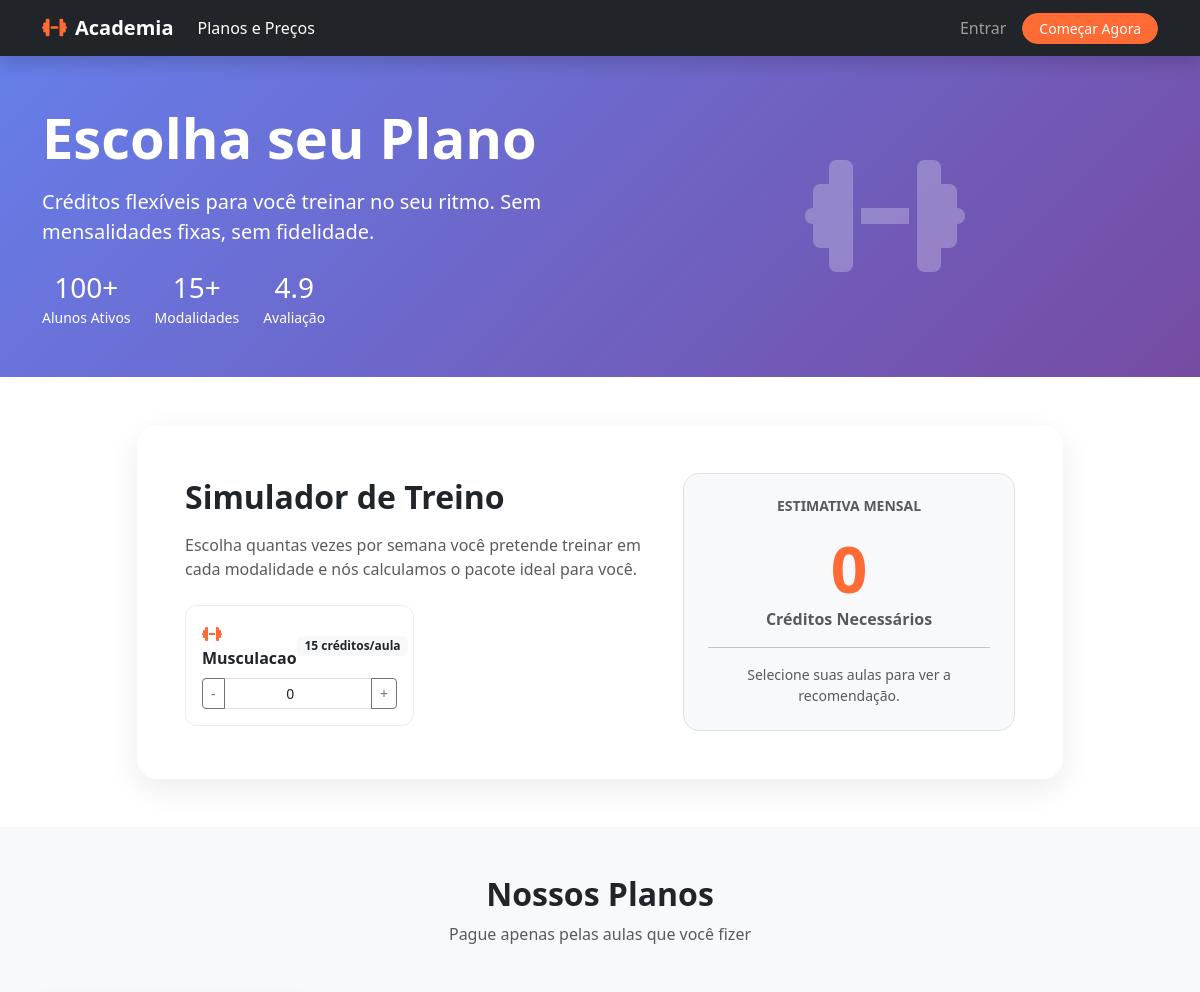
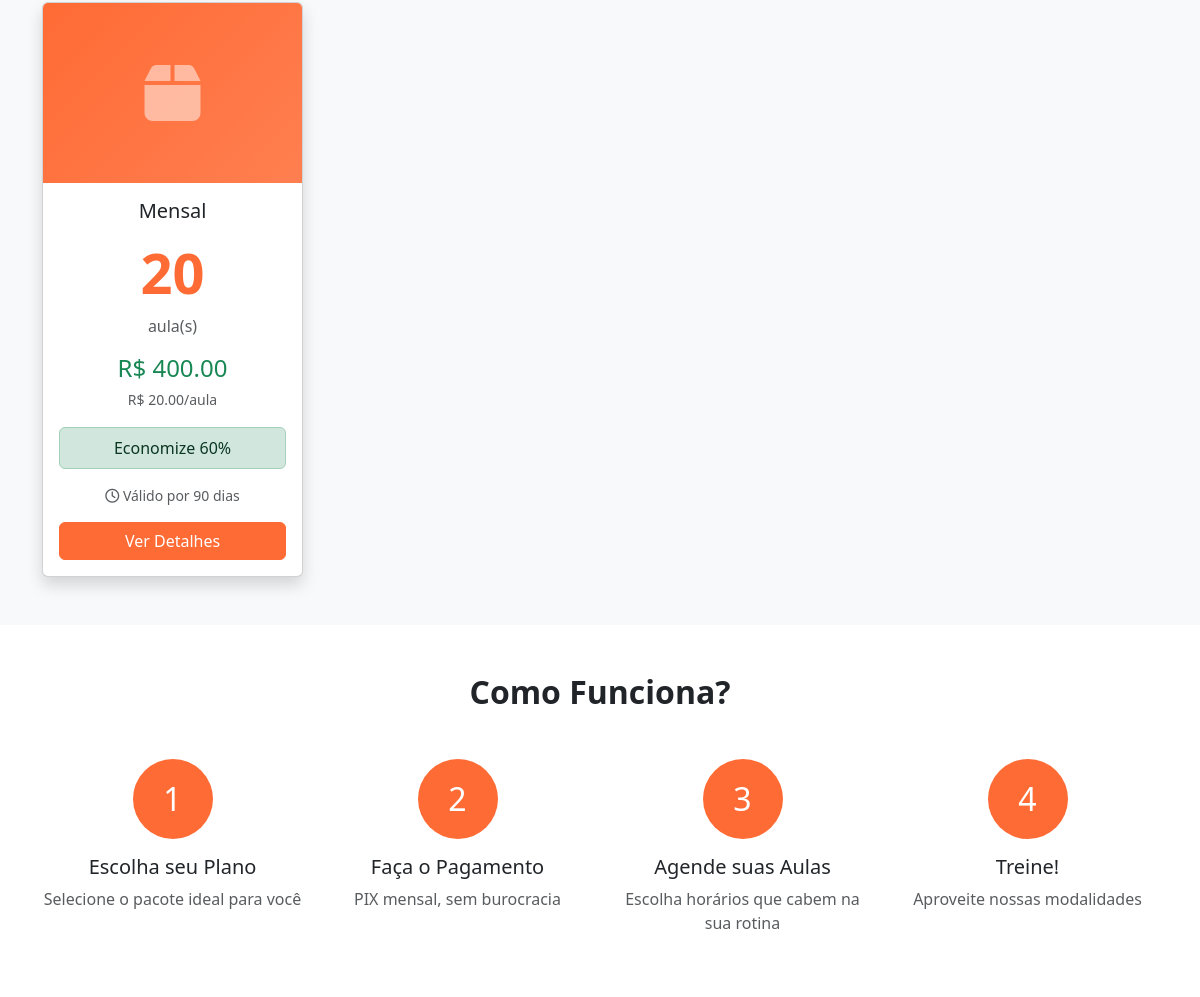
Page /shop/ (upper part) on the earlier database version (2 pictures, top to bottom).
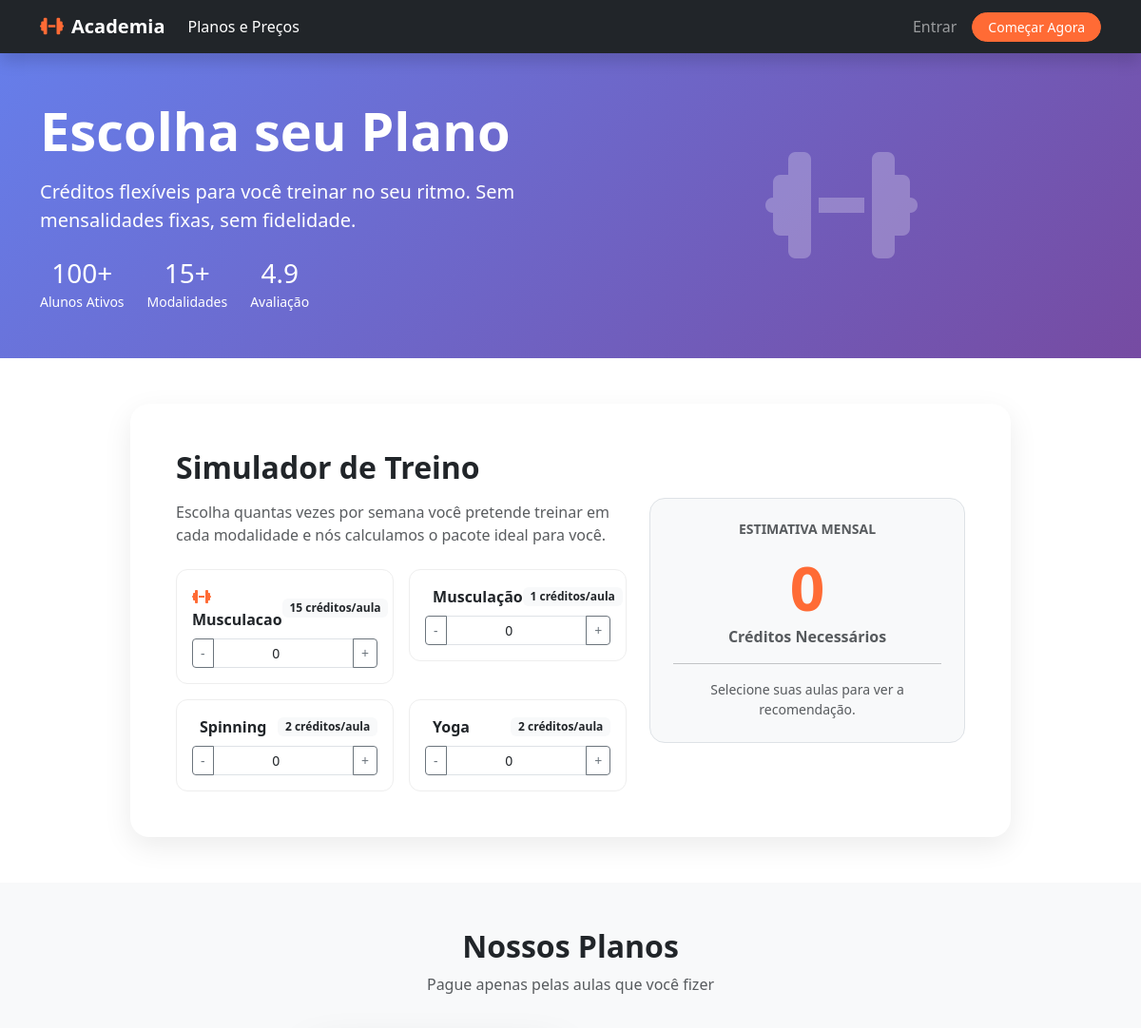
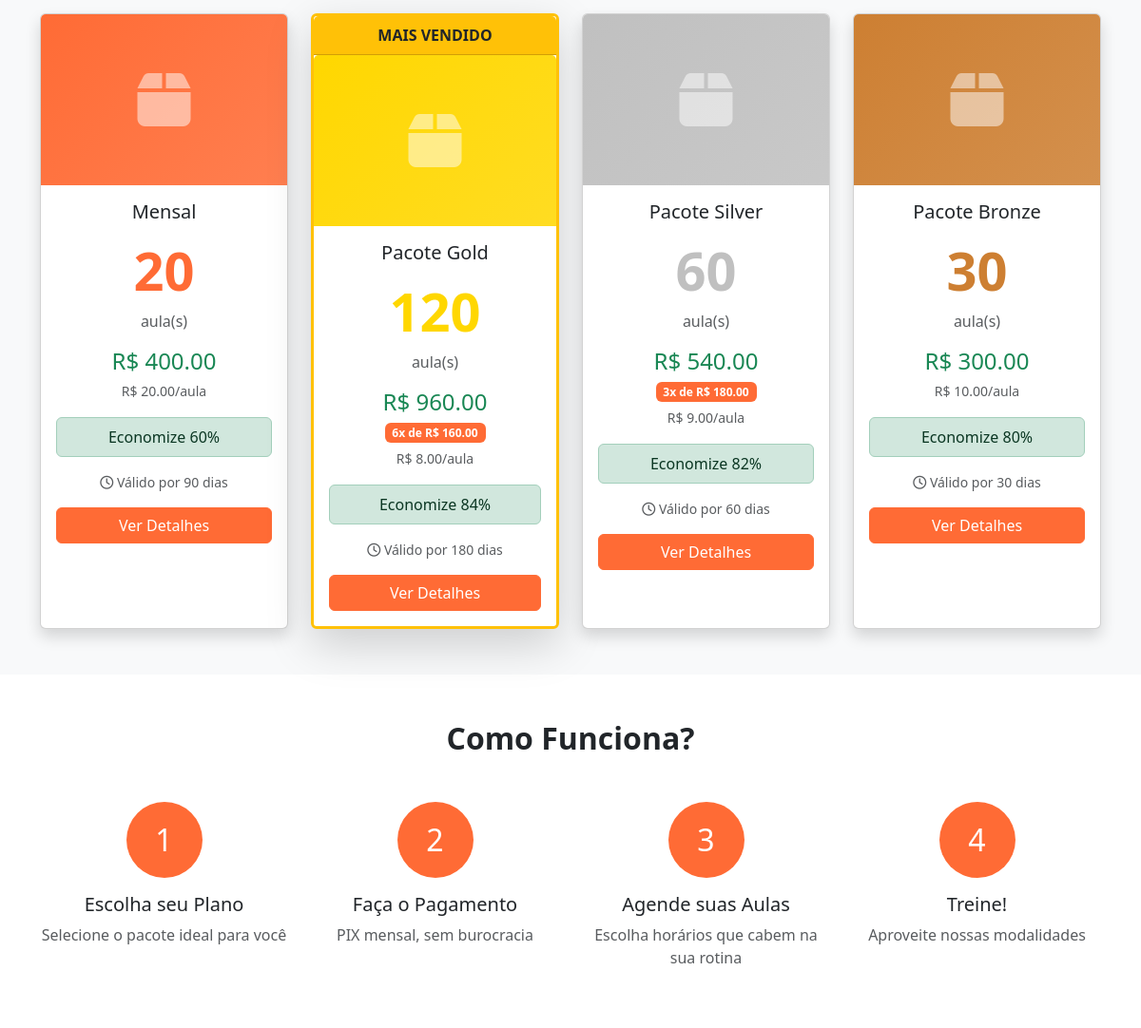
Same page on the later database version (2 pictures, top to bottom).
### app/models/modality.py (models this page shows, shortened)
class Modality(db.Model):
    __tablename__ = 'modalities'
    id = db.Column(db.Integer, primary_key=True)
    name = db.Column(db.String(100), nullable=False)
    description = db.Column(db.Text)
    color = db.Column(db.String(7), default='#FF6B35')
    icon = db.Column(db.String(50))  # Emoji ou FontAwesome
    is_active = db.Column(db.Boolean, default=True)
    credits_cost = db.Column(db.Integer, default=1, nullable=False)
    created_at = db.Column(db.DateTime, default=datetime.utcnow)
    updated_at = db.Column(db.DateTime, default=datetime.utcnow, onupdate=datetime.utcnow)
    schedules = db.relationship('ClassSchedule', backref='modality', lazy=True)

### app/models/package.py (models this page shows, shortened)
class Package(db.Model):
    __tablename__ = 'packages'
    id = db.Column(db.Integer, primary_key=True)
    name = db.Column(db.String(100), nullable=False)
    description = db.Column(db.Text)
    credits = db.Column(db.Integer, nullable=False)
    price = db.Column(db.Numeric(10, 2), nullable=False)
    installments = db.Column(db.Integer, default=1)  # Quantas parcelas
    installment_price = db.Column(db.Numeric(10, 2))  # Preco por parcela
    validity_days = db.Column(db.Integer, nullable=False)  # Ex: 90 dias
    photo_url = db.Column(db.String(255))
    color = db.Column(db.String(7), default='#FF6B35')
    is_featured = db.Column(db.Boolean, default=False)  # Destaque
    display_order = db.Column(db.Integer, default=0)
    extra_benefits = db.Column(db.JSON)  # Ex: ["Toalha gratis", "Garrafinha"]
    is_recurring = db.Column(db.Boolean, default=False)  # Se é pacote recorrente
    recurring_interval_days = db.Column(db.Integer, default=30)  # Intervalo entre cobranças
    welcome_xp_bonus = db.Column(db.Integer, default=0)  # Bônus XP na primeira compra
    is_active = db.Column(db.Boolean, default=True)
    created_at = db.Column(db.DateTime, default=datetime.utcnow)
    updated_at = db.Column(db.DateTime, default=datetime.utcnow, onupdate=datetime.utcnow)
    subscriptions = db.relationship('Subscription', backref='package', lazy=True)
    @property
    def price_per_credit(self):
        return float(self.price) / self.credits
    @property
    def discount_percent(self):
        base_price = 50.0
        discount = ((base_price - self.price_per_credit) / base_price) * 100
        return max(0, round(discount))

### app/routes/shop.py (the view)
@shop_bp.route('/')
def packages():
    packages = Package.query.filter_by(is_active=True).order_by(
        Package.display_order,
        Package.id
    ).all()
    modalities = Modality.query.filter_by(is_active=True).order_by(Modality.name).all()
    import json
    packages_json = json.dumps([{
        'id': p.id,
        'name': p.name,
        'credits': p.credits,
        'price': float(p.price)
    } for p in packages])
    return render_template('shop/packages.html', packages=packages, modalities=modalities, packages_json=packages_json)

### app/templates/shop/packages.html (shortened to what the changed rows need)
{% extends "base.html" %}
{% block content %}
<div class="container-fluid p-0">
    <section class="bg-gradient-primary text-white py-5">
        <div class="container">
            <div class="row align-items-center">
                <div class="col-lg-6">
                    <h1 class="display-4 fw-bold mb-3">Escolha seu Plano</h1>
                </div>
            </div>
        </div>
    </section>
    <section class="py-5" id="simulator">
        <div class="container">
            <div class="row justify-content-center">
                <div class="col-lg-10">
                    <div class="card simulator-card p-4 p-md-5">
                        <div class="row align-items-center">
                            <div class="col-md-7">
                                <h2 class="fw-bold mb-3">Simulador de Treino</h2>
                                <div class="row g-3" id="modalityInputs">
                                    {% for modality in modalities %}
                                    <div class="col-sm-6">
                                        <div class="modality-input-card p-3">
                                            <div class="d-flex justify-content-between align-items-center mb-2">
                                                <span class="fw-bold">
                                                    <i class="{{ modality.icon or 'fas fa-dumbbell' }} me-2 modality-icon"
                                                        data-color="{{ modality.color }}"></i>
                                                    {{ modality.name }}
                                                </span>
                                                <span class="badge bg-light text-dark">{{ modality.credits_cost }}
                                                    créditos/aula</span>
                                            </div>
                                            <div class="input-group input-group-sm">
                                                <button class="btn btn-outline-secondary btn-minus" type="button"
                                                    data-modality-id="{{ modality.id }}">-</button>
                                                <input type="number" class="form-control text-center freq-input"
                                                    value="0" min="0" max="7" data-modality-id="{{ modality.id }}"
                                                    data-cost="{{ modality.credits_cost }}" id="freq-{{ modality.id }}">
                                                <button class="btn btn-outline-secondary btn-plus" type="button"
                                                    data-modality-id="{{ modality.id }}">+</button>
                                            </div>
                                        </div>
                                    </div>
                                    {% endfor %}
                                </div>
                            </div>
                        </div>
                    </div>
                </div>
            </div>
        </div>
    </section>
    <section class="py-5 bg-light">
        <div class="container">
            <div class="text-center mb-5">
                <h2 class="fw-bold">Nossos Planos</h2>
            </div>
            {% if packages %}
            <div class="row g-4">
                {% for package in packages %}
                <div class="col-lg-3 col-md-6" id="package-{{ package.id }}">
                    <div
                        class="card h-100 {% if package.is_featured %}border-warning border-3 shadow-lg{% else %}shadow{% endif %} hover-lift">
                        {% if package.is_featured %}
                        <div class="card-header bg-warning text-dark text-center fw-bold py-2">
                            MAIS VENDIDO
                        </div>
                        {% endif %}
                        {% if package.photo_url %}
                        <img src="{{ url_for('static', filename='uploads/packages/' + package.photo_url) }}"
                            class="card-img-top" alt="{{ package.name }}" style="height: 180px; object-fit: cover;">
                        {% else %}
                        <div class="card-img-top d-flex align-items-center justify-content-center package-img-placeholder"
                            data-color="{{ package.color }}" style="height: 180px;">
                            <i class="fas fa-box fa-4x text-white opacity-50"></i>
                        </div>
                        {% endif %}
                        <div class="card-body text-center">
                            <h5 class="card-title mb-3">{{ package.name }}</h5>
                            <div class="display-4 fw-bold mb-2 package-credits" data-color="{{ package.color }}">
                                {{ package.credits }}
                            </div>
                            <p class="text-muted mb-3">aula(s)</p>
                            <div class="mb-3">
                                <h4 class="text-success mb-1">
                                    R$ {{ "%.2f"|format(package.price) }}
                                </h4>
                                {% if package.installments > 1 %}
                                <p class="mb-1">
                                    <span class="badge bg-primary">
                                        {{ package.installments }}x de R$ {{ "%.2f"|format(package.installment_price) }}
                                    </span>
                                </p>
                                {% endif %}
                                <small class="text-muted">
                                    R$ {{ "%.2f"|format(package.price_per_credit) }}/aula
                                </small>
                            </div>
                            {% if package.discount_percent > 0 %}
                            <div class="alert alert-success py-2 mb-3">
                                Economize {{ package.discount_percent }}%
                            </div>
                            {% endif %}
                            <p class="small text-muted mb-3">
                                <i class="far fa-clock"></i>
                                Válido por {{ package.validity_days }} dias
                            </p>
                            <a href="{{ url_for('shop.package_detail', id=package.id) }}" class="btn btn-primary w-100">
                                Ver Detalhes
                            </a>
                        </div>
                    </div>
                </div>
                {% endfor %}
            </div>
            {% else %}
            <div class="text-center py-5">
                <i class="fas fa-box-open fa-4x text-muted mb-3"></i>
                <h4>Nenhum pacote disponível</h4>
                <p class="text-muted">Em breve teremos novidades!</p>
            </div>
            {% endif %}
        </div>
    </section>
    <section class="py-5">
        <div class="container">
            <h2 class="text-center fw-bold mb-5">Como Funciona?</h2>
            <div class="row g-4">
                <div class="col-md-3 text-center">
                    <div class="bg-primary text-white rounded-circle d-inline-flex align-items-center justify-content-center mb-3"
                        style="width: 80px; height: 80px;">
                        <h2 class="mb-0">1</h2>
                    </div>
                </div>
                <div class="col-md-3 text-center">
                    <div class="bg-primary text-white rounded-circle d-inline-flex align-items-center justify-content-center mb-3"
                        style="width: 80px; height: 80px;">
                        <h2 class="mb-0">2</h2>
                    </div>
                </div>
                <div class="col-md-3 text-center">
                    <div class="bg-primary text-white rounded-circle d-inline-flex align-items-center justify-content-center mb-3"
                        style="width: 80px; height: 80px;">
                        <h2 class="mb-0">3</h2>
                    </div>
                </div>
                <div class="col-md-3 text-center">
                    <div class="bg-primary text-white rounded-circle d-inline-flex align-items-center justify-content-center mb-3"
                        style="width: 80px; height: 80px;">
                        <h2 class="mb-0">4</h2>
                    </div>
                </div>
            </div>
        </div>
    </section>
</div>
{% endblock %}

Differences in the rows shown:
added Modality: name "Musculação", credits_cost "1"
added Modality: name "Spinning", credits_cost "2"
added Modality: name "Yoga", credits_cost "2"
added Package: is_featured "MAIS VENDIDO", name "Pacote Gold", credits "120", price "960.00", installments "6", installment_price "160.00", price_per_credit "8.00", discount_percent "84", validity_days "180"
added Package: name "Pacote Silver", credits "60", price "540.00", installments "3", installment_price "180.00", price_per_credit "9.00", discount_percent "82", validity_days "60"
added Package: name "Pacote Bronze", credits "30", price "300.00", price_per_credit "10.00", discount_percent "80", validity_days "30"
